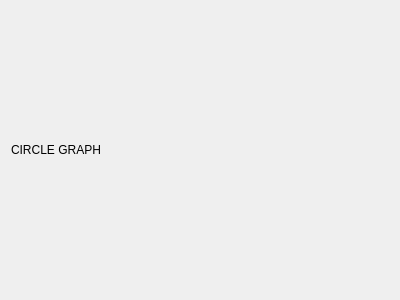
<?xml version="1.0" encoding="UTF-8"?>
<ui version="4.0">
 <class>Form</class>
 <widget class="QWidget" name="Form">
  <property name="geometry">
   <rect>
    <x>0</x>
    <y>0</y>
    <width>400</width>
    <height>300</height>
   </rect>
  </property>
  <property name="windowTitle">
   <string>Form</string>
  </property>
  <layout class="QHBoxLayout" name="horizontalLayout">
   <item>
    <widget class="QLabel" name="label">
     <property name="text">
      <string>CIRCLE GRAPH</string>
     </property>
    </widget>
   </item>
  </layout>
 </widget>
 <resources/>
 <connections/>
</ui>
